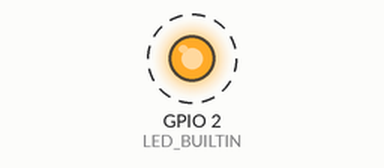
This sketch was run on a simulated ESP32. Shown: output pins drawn as LEDs (lit = HIGH). Dashed ring = blinking. WiFi joins after 1.5 s; servers stay silent unless stated; the camera gives no picture; what the sketch prints to the serial monitor is not drawn.

Above: at 0.5 s.
Timing chart, 0 to 3.3 s (numbered marks = the images above):
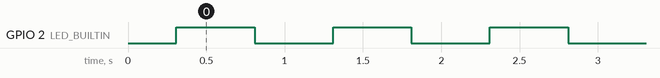

The sketch:

ESP32_WROVER__virtualMirror.ino
```cpp
/**********************************************************************
* Filename    : ESP32_WROVER__virtualMirror
* Description : Make builtin led to blink on core 1 when hanling TCP
* Socket on core 2. Implemention mDNS for autodetection and starting
* ESP32Wrover as an AP (Access Point), and Camera upgrade to OV5640
* Auther      : Alternatives Solutions
* Modification: 2026/05/06
**********************************************************************/
#include <ESPmDNS.h>
#include <WiFi.h>
#include "esp_camera.h"

//Freenove doc for the Cam Configuration
//https://docs.freenove.com/projects/fnk0047/en/latest/fnk0047/codes/C/35_Camera_Tcp_Server.html
// Select the camera model for Freenove (the WROVER model)
#define CAMERA_MODEL_WROVER_KIT
#include "camera_pins.h"

#define LED_BUILTIN  2
#define DELAY_TIME   1000

//update the ssid and password with your own for this code to run
const char* ssid_ap = "ESP32-KDO_Cam";
const char* password_ap = "3346DundasStreetW";

// Instead of a client connecting to an IP, we start a Server on port 8080
const uint16_t serverPort = 8080;
WiFiServer server(serverPort);

// Creating a "Handle" (an ID card for our task). It is optional for now
TaskHandle_t MyTaskHandle;

// the setup function runs once when you press reset or power the board
void setup() {
  Serial.begin(115200);
  // initialize digital pin LED_BUILTIN as an output.
  pinMode(LED_BUILTIN, OUTPUT);

  if (initCamera()) {
    Serial.println("Camera configuration complete!");
  }

  //WiFi.begin(ssid, password);
  //while (WiFi.status() != WL_CONNECTED) { delay(500); Serial.print("."); }
  //Serial.println("\nWiFi Connected!");
  WiFi.softAP(ssid_ap, password_ap);
  Serial.print("ESP32 AP IP Address: ");
  //Serial.println(WiFi.localIP());
  Serial.println(WiFi.softAPIP());

  setup_mDNS();

  server.begin(); // Start listening for the phone

  // create a task that will be executed in the
  // TCPTask() function, with priority 1
  // and executed on core 0
  xTaskCreatePinnedToCore(
        TCPTask,       /* Task function. */
        "TCP_VM",      /* name of task. */
        10000,         /* Stack size of task */
        NULL,          /* parameter of the task */
        1,             /* priority of the task */
        &MyTaskHandle, /* Task handle to keep track of created task */
        0              /* pin task to core 0 */
  );

  // Task 2: The Blinker (Core 1)
  xTaskCreatePinnedToCore(BlinkTask, "Blink", 1000, NULL, 1, NULL, 1);

  Serial.println("System initialized, up and running... ");
}

// the loop function runs over and over again forever
void loop() {
  vTaskDelete(NULL);  // We use tasks, so loop is empty
}


void setup_mDNS() {
  if (!MDNS.begin("esp32-KDO")) {
    Serial.println("Error setting up MDNS responder!");
  } else {
    Serial.println("mDNS responder started at esp32-KDO.local");
    // Advertise the TCP service on port 8080
    MDNS.addService("arduino", "tcp", 8080);
  }
}


bool initCamera() {
  camera_config_t config;
  config.ledc_channel = LEDC_CHANNEL_0;
  config.ledc_timer = LEDC_TIMER_0;
  config.pin_d0 = Y2_GPIO_NUM;
  config.pin_d1 = Y3_GPIO_NUM;
  config.pin_d2 = Y4_GPIO_NUM;
  config.pin_d3 = Y5_GPIO_NUM;
  config.pin_d4 = Y6_GPIO_NUM;
  config.pin_d5 = Y7_GPIO_NUM;
  config.pin_d6 = Y8_GPIO_NUM;
  config.pin_d7 = Y9_GPIO_NUM;
  config.pin_xclk = XCLK_GPIO_NUM;
  config.pin_pclk = PCLK_GPIO_NUM;
  config.pin_vsync = VSYNC_GPIO_NUM;
  config.pin_href = HREF_GPIO_NUM;
  config.pin_sscb_sda = SIOD_GPIO_NUM;
  config.pin_sscb_scl = SIOC_GPIO_NUM;
  config.pin_pwdn = PWDN_GPIO_NUM;
  config.pin_reset = RESET_GPIO_NUM;
  //freenove seeting here is   config.xclk_freq_hz = 10000000;
  //old  config.xclk_freq_hz = 20000000;

  // OV5640 is much more stable at 12MHz or 16MHz than 20MHz.
  // This value works perfectly for both sensors.
  config.xclk_freq_hz = 12000000;

  config.pixel_format = PIXFORMAT_JPEG; // We want JPEGs
  //config.pixel_format = PIXFORMAT_RGB565; // for face detection/recognition

  // Set resolution (QVGA is good for testing TCP)

  //psramFound();  //freenove uses this here.
  /* old
  config.frame_size = FRAMESIZE_QVGA;
  //freenove seeting here is   config.jpeg_quality = 10;
  config.jpeg_quality = 12;
  */
  // Use SVGA (800x600) for a "High Def" salon look.
  // Both sensors support this easily.
  config.frame_size = FRAMESIZE_SVGA;
  config.jpeg_quality = 12;


  //old  config.fb_count = 1;

  // IMPORTANT: Increase to 2 buffers.
  // This prevents the Android "skia" warnings because the ESP32 can
  // capture the next frame while the current one is still being sent.
  config.fb_count = 2;


  // Init camera
  esp_err_t err = esp_camera_init(&config);
  if (ESP_OK != err) {
    Serial.printf("Camera init failed with error 0x%x", err);
    return false;
  }

  // SENSOR SPECIFIC TUNING
  sensor_t* s = esp_camera_sensor_get();
  if (s->id.PID == OV5640_PID) {
    Serial.println("OV5640 detected! Enabling Salon Pro features...");

    // Most recent library versions use these commands:
    s->set_vflip(s, 1);    // Match your salon mounting
    s->set_hmirror(s, 1);

    // Use the driver-specific call
    // High-Detail Mode
    s->set_sharpness(s, 2);
    s->set_brightness(s, 1);


    // TRIGGER AUTOFOCUS
    // On many ESP32-S3 and high-end boards, this is the standard call:
    esp_err_t af_err = s->set_reg(s, 0xFF, 0xFF, 0x01); // Standard trigger for many AF drivers

    Serial.println("Autofocus triggered.");

/*
//    s->set_af_mode(s, 1); // 1 = Continuous
//    s->set_af_trigger(s, 1);*/
  } else if (s->id.PID == OV3660_PID) {
    Serial.println("OV3660 detected. Using standard settings.");
  }

  return true;
}


void BlinkTask(void * pvParameters) {
  for(;;) {
    digitalWrite(LED_BUILTIN, HIGH);        // turn the LED off (HIGH is the voltage level)
//    Serial.println("LED OFF");
    vTaskDelay(500 / portTICK_PERIOD_MS);   // wait for a Defined delay time
    digitalWrite(LED_BUILTIN, LOW);         // turn the LED ON, Active LOW
//    Serial.println("LED ON");
    vTaskDelay(500 / portTICK_PERIOD_MS);   // wait for a Defined delay time
  }
}

// Function for our Task on Core 0
void TCPTask(void * pvParameters) {
  Serial.print("Task1 running on core ");
  Serial.println(xPortGetCoreID());

  for(;;) { // Workers need their own infinite loop
    WiFiClient client = server.available(); // Wait for phone to connect
    if (client) {
      Serial.println("Phone Connected!");

      while (client.connected()) {
        // 1. Capture a frame
        camera_fb_t* fb = esp_camera_fb_get();
        if (!fb) {
          Serial.println("Camera capture failed");
          continue;
        }
        // 2. Send the SIZE of the image first (The Header)
        uint32_t size = fb->len;
        client.write((const uint8_t*)&size, sizeof(size));
        // 3. Send the actual IMAGE data (The Payload)
        client.write(fb->buf, fb->len);
        Serial.printf("Sent Image: %d bytes\n", fb->len);
        // 4. Return the frame buffer to the system or clear the buffer
        esp_camera_fb_return(fb);
      }
      client.stop();
      Serial.println("Phone Disconnected");
    }
    vTaskDelay(10 / portTICK_PERIOD_MS); // Small delay to prevent watchdog issues
  }
}
```

camera_pins.h
```cpp
#if defined(CAMERA_MODEL_WROVER_KIT)
#define PWDN_GPIO_NUM  -1
#define RESET_GPIO_NUM -1
#define XCLK_GPIO_NUM  21
#define SIOD_GPIO_NUM  26
#define SIOC_GPIO_NUM  27

#define Y9_GPIO_NUM    35
#define Y8_GPIO_NUM    34
#define Y7_GPIO_NUM    39
#define Y6_GPIO_NUM    36
#define Y5_GPIO_NUM    19
#define Y4_GPIO_NUM    18
#define Y3_GPIO_NUM    5
#define Y2_GPIO_NUM    4
#define VSYNC_GPIO_NUM 25
#define HREF_GPIO_NUM  23
#define PCLK_GPIO_NUM  22

#elif defined(CAMERA_MODEL_ESP_EYE)
#define PWDN_GPIO_NUM  -1
#define RESET_GPIO_NUM -1
#define XCLK_GPIO_NUM  4
#define SIOD_GPIO_NUM  18
#define SIOC_GPIO_NUM  23

#define Y9_GPIO_NUM    36
#define Y8_GPIO_NUM    37
#define Y7_GPIO_NUM    38
#define Y6_GPIO_NUM    39
#define Y5_GPIO_NUM    35
#define Y4_GPIO_NUM    14
#define Y3_GPIO_NUM    13
#define Y2_GPIO_NUM    34
#define VSYNC_GPIO_NUM 5
#define HREF_GPIO_NUM  27
#define PCLK_GPIO_NUM  25

#define LED_GPIO_NUM 22

#elif defined(CAMERA_MODEL_M5STACK_PSRAM)
#define PWDN_GPIO_NUM  -1
#define RESET_GPIO_NUM 15
#define XCLK_GPIO_NUM  27
#define SIOD_GPIO_NUM  25
#define SIOC_GPIO_NUM  23

#define Y9_GPIO_NUM    19
#define Y8_GPIO_NUM    36
#define Y7_GPIO_NUM    18
#define Y6_GPIO_NUM    39
#define Y5_GPIO_NUM    5
#define Y4_GPIO_NUM    34
#define Y3_GPIO_NUM    35
#define Y2_GPIO_NUM    32
#define VSYNC_GPIO_NUM 22
#define HREF_GPIO_NUM  26
#define PCLK_GPIO_NUM  21

#elif defined(CAMERA_MODEL_M5STACK_V2_PSRAM)
#define PWDN_GPIO_NUM  -1
#define RESET_GPIO_NUM 15
#define XCLK_GPIO_NUM  27
#define SIOD_GPIO_NUM  22
#define SIOC_GPIO_NUM  23

#define Y9_GPIO_NUM    19
#define Y8_GPIO_NUM    36
#define Y7_GPIO_NUM    18
#define Y6_GPIO_NUM    39
#define Y5_GPIO_NUM    5
#define Y4_GPIO_NUM    34
#define Y3_GPIO_NUM    35
#define Y2_GPIO_NUM    32
#define VSYNC_GPIO_NUM 25
#define HREF_GPIO_NUM  26
#define PCLK_GPIO_NUM  21

#elif defined(CAMERA_MODEL_M5STACK_WIDE)
#define PWDN_GPIO_NUM  -1
#define RESET_GPIO_NUM 15
#define XCLK_GPIO_NUM  27
#define SIOD_GPIO_NUM  22
#define SIOC_GPIO_NUM  23

#define Y9_GPIO_NUM    19
#define Y8_GPIO_NUM    36
#define Y7_GPIO_NUM    18
#define Y6_GPIO_NUM    39
#define Y5_GPIO_NUM    5
#define Y4_GPIO_NUM    34
#define Y3_GPIO_NUM    35
#define Y2_GPIO_NUM    32
#define VSYNC_GPIO_NUM 25
#define HREF_GPIO_NUM  26
#define PCLK_GPIO_NUM  21

#define LED_GPIO_NUM 2

#elif defined(CAMERA_MODEL_M5STACK_ESP32CAM)
#define PWDN_GPIO_NUM  -1
#define RESET_GPIO_NUM 15
#define XCLK_GPIO_NUM  27
#define SIOD_GPIO_NUM  25
#define SIOC_GPIO_NUM  23

#define Y9_GPIO_NUM    19
#define Y8_GPIO_NUM    36
#define Y7_GPIO_NUM    18
#define Y6_GPIO_NUM    39
#define Y5_GPIO_NUM    5
#define Y4_GPIO_NUM    34
#define Y3_GPIO_NUM    35
#define Y2_GPIO_NUM    17
#define VSYNC_GPIO_NUM 22
#define HREF_GPIO_NUM  26
#define PCLK_GPIO_NUM  21

#elif defined(CAMERA_MODEL_M5STACK_UNITCAM)
#define PWDN_GPIO_NUM  -1
#define RESET_GPIO_NUM 15
#define XCLK_GPIO_NUM  27
#define SIOD_GPIO_NUM  25
#define SIOC_GPIO_NUM  23

#define Y9_GPIO_NUM    19
#define Y8_GPIO_NUM    36
#define Y7_GPIO_NUM    18
#define Y6_GPIO_NUM    39
#define Y5_GPIO_NUM    5
#define Y4_GPIO_NUM    34
#define Y3_GPIO_NUM    35
#define Y2_GPIO_NUM    32
#define VSYNC_GPIO_NUM 22
#define HREF_GPIO_NUM  26
#define PCLK_GPIO_NUM  21

#elif defined(CAMERA_MODEL_M5STACK_CAMS3_UNIT)
#define PWDN_GPIO_NUM  -1
#define RESET_GPIO_NUM 21
#define XCLK_GPIO_NUM  11
#define SIOD_GPIO_NUM  17
#define SIOC_GPIO_NUM  41

#define Y9_GPIO_NUM    13
#define Y8_GPIO_NUM    4
#define Y7_GPIO_NUM    10
#define Y6_GPIO_NUM    5
#define Y5_GPIO_NUM    7
#define Y4_GPIO_NUM    16
#define Y3_GPIO_NUM    15
#define Y2_GPIO_NUM    6
#define VSYNC_GPIO_NUM 42
#define HREF_GPIO_NUM  18
#define PCLK_GPIO_NUM  12

#define LED_GPIO_NUM 14

#elif defined(CAMERA_MODEL_AI_THINKER)
#define PWDN_GPIO_NUM  32
#define RESET_GPIO_NUM -1
#define XCLK_GPIO_NUM  0
#define SIOD_GPIO_NUM  26
#define SIOC_GPIO_NUM  27

#define Y9_GPIO_NUM    35
#define Y8_GPIO_NUM    34
#define Y7_GPIO_NUM    39
#define Y6_GPIO_NUM    36
#define Y5_GPIO_NUM    21
#define Y4_GPIO_NUM    19
#define Y3_GPIO_NUM    18
#define Y2_GPIO_NUM    5
#define VSYNC_GPIO_NUM 25
#define HREF_GPIO_NUM  23
#define PCLK_GPIO_NUM  22

// 4 for flash led or 33 for normal led
#define LED_GPIO_NUM   4

#elif defined(CAMERA_MODEL_TTGO_T_JOURNAL)
#define PWDN_GPIO_NUM  0
#define RESET_GPIO_NUM 15
#define XCLK_GPIO_NUM  27
#define SIOD_GPIO_NUM  25
#define SIOC_GPIO_NUM  23

#define Y9_GPIO_NUM    19
#define Y8_GPIO_NUM    36
#define Y7_GPIO_NUM    18
#define Y6_GPIO_NUM    39
#define Y5_GPIO_NUM    5
#define Y4_GPIO_NUM    34
#define Y3_GPIO_NUM    35
#define Y2_GPIO_NUM    17
#define VSYNC_GPIO_NUM 22
#define HREF_GPIO_NUM  26
#define PCLK_GPIO_NUM  21

#elif defined(CAMERA_MODEL_XIAO_ESP32S3)
#define PWDN_GPIO_NUM  -1
#define RESET_GPIO_NUM -1
#define XCLK_GPIO_NUM  10
#define SIOD_GPIO_NUM  40
#define SIOC_GPIO_NUM  39

#define Y9_GPIO_NUM    48
#define Y8_GPIO_NUM    11
#define Y7_GPIO_NUM    12
#define Y6_GPIO_NUM    14
#define Y5_GPIO_NUM    16
#define Y4_GPIO_NUM    18
#define Y3_GPIO_NUM    17
#define Y2_GPIO_NUM    15
#define VSYNC_GPIO_NUM 38
#define HREF_GPIO_NUM  47
#define PCLK_GPIO_NUM  13

#elif defined(CAMERA_MODEL_ESP32_CAM_BOARD)
// The 18 pin header on the board has Y5 and Y3 swapped
#define USE_BOARD_HEADER 0
#define PWDN_GPIO_NUM    32
#define RESET_GPIO_NUM   33
#define XCLK_GPIO_NUM    4
#define SIOD_GPIO_NUM    18
#define SIOC_GPIO_NUM    23

#define Y9_GPIO_NUM 36
#define Y8_GPIO_NUM 19
#define Y7_GPIO_NUM 21
#define Y6_GPIO_NUM 39
#if USE_BOARD_HEADER
#define Y5_GPIO_NUM 13
#else
#define Y5_GPIO_NUM 35
#endif
#define Y4_GPIO_NUM 14
#if USE_BOARD_HEADER
#define Y3_GPIO_NUM 35
#else
#define Y3_GPIO_NUM 13
#endif
#define Y2_GPIO_NUM    34
#define VSYNC_GPIO_NUM 5
#define HREF_GPIO_NUM  27
#define PCLK_GPIO_NUM  25

#elif defined(CAMERA_MODEL_ESP32S3_CAM_LCD)
#define PWDN_GPIO_NUM  -1
#define RESET_GPIO_NUM -1
#define XCLK_GPIO_NUM  40
#define SIOD_GPIO_NUM  17
#define SIOC_GPIO_NUM  18

#define Y9_GPIO_NUM    39
#define Y8_GPIO_NUM    41
#define Y7_GPIO_NUM    42
#define Y6_GPIO_NUM    12
#define Y5_GPIO_NUM    3
#define Y4_GPIO_NUM    14
#define Y3_GPIO_NUM    47
#define Y2_GPIO_NUM    13
#define VSYNC_GPIO_NUM 21
#define HREF_GPIO_NUM  38
#define PCLK_GPIO_NUM  11

#elif defined(CAMERA_MODEL_ESP32S2_CAM_BOARD)
// The 18 pin header on the board has Y5 and Y3 swapped
#define USE_BOARD_HEADER 0
#define PWDN_GPIO_NUM    1
#define RESET_GPIO_NUM   2
#define XCLK_GPIO_NUM    42
#define SIOD_GPIO_NUM    41
#define SIOC_GPIO_NUM    18

#define Y9_GPIO_NUM 16
#define Y8_GPIO_NUM 39
#define Y7_GPIO_NUM 40
#define Y6_GPIO_NUM 15
#if USE_BOARD_HEADER
#define Y5_GPIO_NUM 12
#else
#define Y5_GPIO_NUM 13
#endif
#define Y4_GPIO_NUM 5
#if USE_BOARD_HEADER
#define Y3_GPIO_NUM 13
#else
#define Y3_GPIO_NUM 12
#endif
#define Y2_GPIO_NUM    14
#define VSYNC_GPIO_NUM 38
#define HREF_GPIO_NUM  4
#define PCLK_GPIO_NUM  3

#elif defined(CAMERA_MODEL_ESP32S3_EYE)
#define PWDN_GPIO_NUM  -1
#define RESET_GPIO_NUM -1
#define XCLK_GPIO_NUM  15
#define SIOD_GPIO_NUM  4
#define SIOC_GPIO_NUM  5

#define Y2_GPIO_NUM 11
#define Y3_GPIO_NUM 9
#define Y4_GPIO_NUM 8
#define Y5_GPIO_NUM 10
#define Y6_GPIO_NUM 12
#define Y7_GPIO_NUM 18
#define Y8_GPIO_NUM 17
#define Y9_GPIO_NUM 16

#define VSYNC_GPIO_NUM 6
#define HREF_GPIO_NUM  7
#define PCLK_GPIO_NUM  13

#elif defined(CAMERA_MODEL_DFRobot_FireBeetle2_ESP32S3) || defined(CAMERA_MODEL_DFRobot_Romeo_ESP32S3)
#define PWDN_GPIO_NUM  -1
#define RESET_GPIO_NUM -1
#define XCLK_GPIO_NUM  45
#define SIOD_GPIO_NUM  1
#define SIOC_GPIO_NUM  2

#define Y9_GPIO_NUM    48
#define Y8_GPIO_NUM    46
#define Y7_GPIO_NUM    8
#define Y6_GPIO_NUM    7
#define Y5_GPIO_NUM    4
#define Y4_GPIO_NUM    41
#define Y3_GPIO_NUM    40
#define Y2_GPIO_NUM    39
#define VSYNC_GPIO_NUM 6
#define HREF_GPIO_NUM  42
#define PCLK_GPIO_NUM  5

#else
#error "Camera model not selected"
#endif
```

Measured:
- by itself, GPIO 2 (LED_BUILTIN): alternates HIGH for 0.50 s and LOW for 0.50 s
